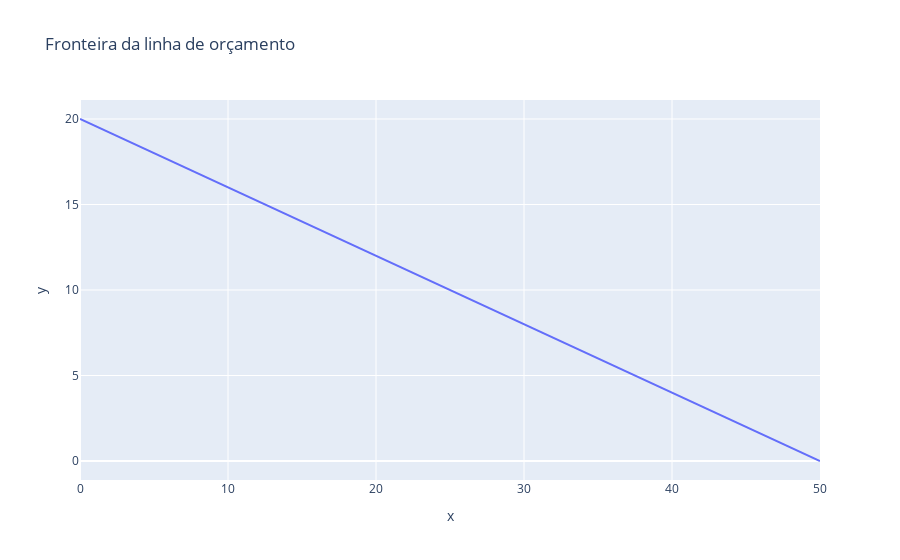

Source (notebook cell):
### Code cell
# Gráfico 1
fronteira()

# Gráfico 2
fronteira()

### Figure 1 — Plotly figure (JSON) as saved in the notebook; plotly's stock layout.template omitted (floating-point values rounded to 4 significant figures)
{"data": [{"hovertemplate": "x=%{x}<br>y=%{y}<extra></extra>", "legendgroup": "", "line": {"color": "#636efa", "dash": "solid"}, "marker": {"symbol": "circle"}, "mode": "lines", "name": "", "orientation": "v", "showlegend": false, "type": "scatter", "x": [0, 5, 10, 15, 20, 25, 30, 35, 40, 45, 50], "xaxis": "x", "y": [20, 18, 16, 14, 12, 10, 8, 6, 4, 2, 0], "yaxis": "y"}], "layout": {"legend": {"tracegroupgap": 0}, "title": {"text": "Fronteira da linha de orçamento"}, "xaxis": {"anchor": "y", "domain": [0, 1], "title": {"text": "x"}}, "yaxis": {"anchor": "x", "domain": [0, 1], "title": {"text": "y"}}}}
